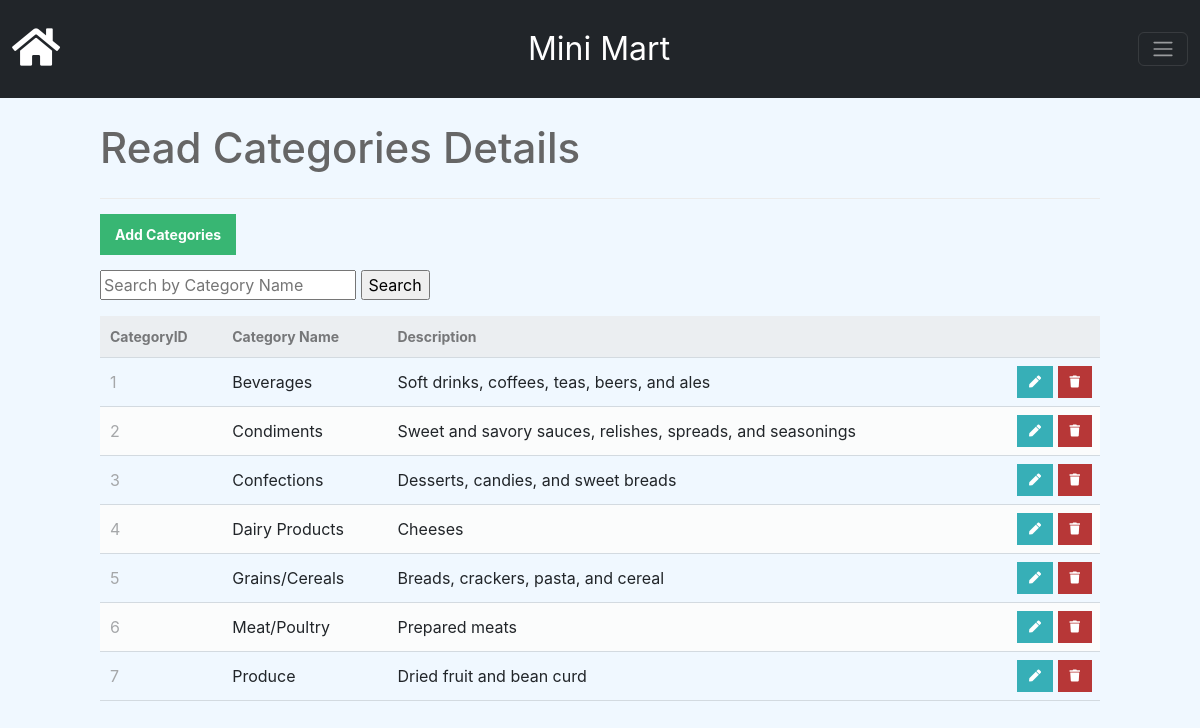
/Categories/read.php, run on the app's committed database.
### tables this page shows
CREATE TABLE `categories` (
  `CategoryID` int(50) NOT NULL,
  `CategoryName` varchar(50) NOT NULL,
  `Description` varchar(100) NOT NULL
);

### Categories/read.php (the view, shortened to what this page needs)
<?php
include 'function.php';
$pdo = pdo_connect_mysql();
$search = isset($_GET['search']) ? $_GET['search'] : '';
$page = isset($_GET['page']) && is_numeric($_GET['page']) ? (int)$_GET['page'] : 1;
$records_per_page = 10;
$stmt = $pdo->prepare('SELECT * FROM categories
                      WHERE CategoryName LIKE :search
                      ORDER BY CategoryID
                      LIMIT :current_page, :record_per_page');
$stmt->bindValue(':search', '%' . $search . '%', PDO::PARAM_STR);
$stmt->bindValue(':current_page', ($page - 1) * $records_per_page, PDO::PARAM_INT);
$stmt->bindValue(':record_per_page', $records_per_page, PDO::PARAM_INT);
$stmt->execute();
$categories = $stmt->fetchAll(PDO::FETCH_ASSOC);
?>
<?=template_header('Read')?>
<div class="content read">
	<h2>Read Categories Details</h2>
	<a href="../Categories/create.php" class="create-categories">Add Categories</a>
<form action="" method="get">
        <input type="text" name="search" placeholder="Search by Category Name" value="<?=htmlspecialchars($search, ENT_QUOTES)?>">
        <input type="submit" value="Search" >
    </form>
    <p><p>
	<table>
        <thead>
            <tr>
                <td>CategoryID</td>
                <td>Category Name</td>
                <td>Description</td>
                <td></td>
            </tr>
        </thead>
        <tbody>
            <?php foreach ($categories as $categories): ?>
            <tr>
                <td><?=$categories['CategoryID']?></td>
                <td><?=$categories['CategoryName']?></td>
                <td><?=$categories['Description']?></td>
                <td class="actions">
                    <a href="../Categories/update.php?CategoryID=<?=$categories['CategoryID']?>" class="edit"><i class="fas fa-pen fa-xs"></i></a>
                    <a href="../Categories/delete.php?CategoryID=<?=$categories['CategoryID']?>" class="trash"><i class="fas fa-trash fa-xs"></i></a>
                </td>
            </tr>
            <?php endforeach; ?>
        </tbody>
    </table>
</div>
<?=template_footer()?>

### Categories/function.php (shortened to what this page needs)
<?php
function template_header($title) {
echo <<<EOT
<!DOCTYPE html>
<html>
    <head>
        <title>$title</title>
        <link href="style.css" rel="stylesheet" type="text/css">
        <link rel="stylesheet" href="https://use.fontawesome.com/releases/v5.7.1/css/all.css">
        <link href="https://cdn.jsdelivr.net/npm/bootstrap@5.3.3/dist/css/bootstrap.min.css" rel="stylesheet">
    </head>
    <body>
    <nav class="navbar navbar-dark bg-dark">
        <div class="container-fluid">
        <a class="navbar-brand" href="../Mart/test.php"><i class="fa fa-home fa-lg"></i> </a>
            <a class="navbar-brand" href="">Mini Mart</a>
            <button class="navbar-toggler" type="button" data-bs-toggle="offcanvas" data-bs-target="#offcanvasDarkNavbar" aria-controls="offcanvasDarkNavbar" aria-label="Toggle navigation">
                <span class="navbar-toggler-icon"></span>
            </button>
        </div>
    </nav>
EOT;
}
function template_footer() {
echo <<<EOT
</html>
EOT;
}
?>

### Categories/style.css (style rules this page uses)
* { box-sizing: border-box; font-family: -apple-system, BlinkMacSystemFont, "segoe ui", roboto, oxygen, ubuntu, cantarell, "fira sans", "droid sans", "helvetica neue", Arial, sans-serif; font-size: 16px; -webkit-font-smoothing: antialiased; -moz-osx-font-smoothing: grayscale; }
body { background-color: #FFFFFF; margin: 0; }
.content { width: 1000px; margin: 0 auto; }
.content h2 { margin: 0; padding: 25px 0; font-size: 42px; border-bottom: 1px solid #ebebeb; color: #666666; }
.read .create-categories { display: inline-block; text-decoration: none; background-color: #38b673; font-weight: bold; font-size: 14px; color: #FFFFFF; padding: 10px 15px; margin: 15px 0; }
.read table { width: 100%; padding-top: 30px; border-collapse: collapse; }
.read table thead { background-color: #ebeef1; border-bottom: 1px solid #d3dae0; }
.read table thead td { padding: 10px; font-weight: bold; color: #767779; font-size: 14px; }
.read table tbody tr { border-bottom: 1px solid #d3dae0; }
.read table tbody tr:nth-child(even) { background-color: #fbfcfc; }
.read table tbody tr td { padding: 10px; }
.read table tbody tr td:nth-child(1) { color: #a5a7a9; }
.read table tbody tr td.actions { padding: 8px; text-align: right; }
.read table tbody tr td.actions .edit, .read table tbody tr td.actions .trash { display: inline-flex; text-align: right; text-decoration: none; color: #FFFFFF; padding: 10px 12px; }
.read table tbody tr td.actions .trash { background-color: #b73737; }
.read table tbody tr td.actions .edit { background-color: #37afb7; }

### Categories/function.php (style rules this page uses)
.navbar { padding: 20px 0; }
.navbar-brand { font-size: 32px; }
body { background-color: #f0f8ff; }

### data on the page
categories: CategoryID "1", CategoryName "Beverages", Description "Soft drinks, coffees, teas, beers, and ales"
categories: CategoryID "2", CategoryName "Condiments", Description "Sweet and savory sauces, relishes, spreads, and seasonings"
categories: CategoryID "3", CategoryName "Confections", Description "Desserts, candies, and sweet breads"
categories: CategoryID "4", CategoryName "Dairy Products", Description "Cheeses"
categories: CategoryID "5", CategoryName "Grains/Cereals", Description "Breads, crackers, pasta, and cereal"
categories: CategoryID "6", CategoryName "Meat/Poultry", Description "Prepared meats"
categories: CategoryID "7", CategoryName "Produce", Description "Dried fruit and bean curd"
